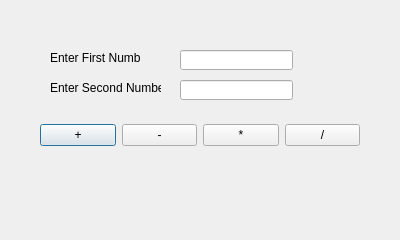
<?xml version="1.0" encoding="UTF-8"?>
<ui version="4.0">
 <class>Dialog</class>
 <widget class="QDialog" name="Dialog">
  <property name="geometry">
   <rect>
    <x>0</x>
    <y>0</y>
    <width>400</width>
    <height>240</height>
   </rect>
  </property>
  <property name="windowTitle">
   <string>Dialog</string>
  </property>
  <widget class="QLabel" name="label">
   <property name="geometry">
    <rect>
     <x>50</x>
     <y>50</y>
     <width>91</width>
     <height>16</height>
    </rect>
   </property>
   <property name="text">
    <string>Enter First Number</string>
   </property>
  </widget>
  <widget class="QLabel" name="label_2">
   <property name="geometry">
    <rect>
     <x>50</x>
     <y>80</y>
     <width>111</width>
     <height>16</height>
    </rect>
   </property>
   <property name="text">
    <string>Enter Second Number</string>
   </property>
  </widget>
  <widget class="QLabel" name="labelResult">
   <property name="geometry">
    <rect>
     <x>150</x>
     <y>190</y>
     <width>101</width>
     <height>16</height>
    </rect>
   </property>
   <property name="text">
    <string/>
   </property>
  </widget>
  <widget class="QLineEdit" name="lineEditA">
   <property name="geometry">
    <rect>
     <x>180</x>
     <y>50</y>
     <width>113</width>
     <height>20</height>
    </rect>
   </property>
  </widget>
  <widget class="QLineEdit" name="lineEditB">
   <property name="geometry">
    <rect>
     <x>180</x>
     <y>80</y>
     <width>113</width>
     <height>20</height>
    </rect>
   </property>
  </widget>
  <widget class="QWidget" name="horizontalLayoutWidget">
   <property name="geometry">
    <rect>
     <x>40</x>
     <y>110</y>
     <width>320</width>
     <height>51</height>
    </rect>
   </property>
   <layout class="QHBoxLayout" name="horizontalLayout">
    <item>
     <widget class="QPushButton" name="pushButtonPlus">
      <property name="text">
       <string>+</string>
      </property>
     </widget>
    </item>
    <item>
     <widget class="QPushButton" name="pushButtonMinus">
      <property name="text">
       <string>-</string>
      </property>
     </widget>
    </item>
    <item>
     <widget class="QPushButton" name="pushButtonMultiply">
      <property name="text">
       <string>*</string>
      </property>
     </widget>
    </item>
    <item>
     <widget class="QPushButton" name="pushButtonDivide">
      <property name="text">
       <string>/</string>
      </property>
     </widget>
    </item>
   </layout>
  </widget>
 </widget>
 <resources/>
 <connections/>
</ui>
